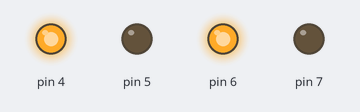
Recording of a sketch running on a simulated Arduino Uno, built with avr-gcc and run on an emulated ATmega328P. Parts: output pins drawn as LEDs (lit = HIGH).

Above: at 0.7 s.
At 5.2 s:
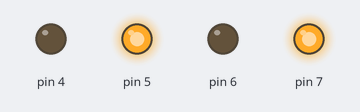
Timing chart, 0 to 6.9 s (numbered marks = the images above):
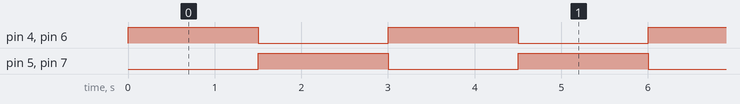

Measured:
- by itself, pin 4–7: alternates HIGH for 1.5 s and LOW for 1.5 s

The sketch:

flipflop.ino.ino
```cpp
void setup() {
pinMode(4, OUTPUT);
pinMode(5, OUTPUT);
pinMode(6, OUTPUT);
pinMode(7, OUTPUT);
}

void loop() {
digitalWrite(4, HIGH);
digitalWrite(5, LOW);
digitalWrite(6, HIGH);
digitalWrite(7, LOW);
delay(1500);
digitalWrite(4, LOW);
digitalWrite(5, HIGH);
digitalWrite(6,LOW);
digitalWrite(7, HIGH);
delay(1500);
}
```
